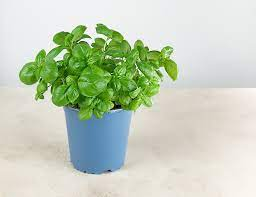
#> input picture data/plants/1.jfif, 256 x 197 px, found by its file name
$ python simple_segmentation.py   (older library calls are emulated)
#> lines starting #> are read from the running program, lines starting #| are printed output that depends on the picture; after the words box and inside, x2 and y2 are one past the last pixel; in counts of white or black regions, pixels touching at a corner belong together
#> further down, image is the input picture: shape (197, 256, 3); mean B, G, R 187.1, 207.2, 196.3
import numpy as np
import matplotlib.pyplot as plt
from PIL import Image
import os
import sklearn.decomposition
import sklearn.cluster
import scipy.signal
import cv2

absolute_path = os.path.dirname(__file__)

data_folder = "../data/"
plants_folder = "../data/plant_box/"
plants_subfolders = os.listdir(os.path.join(absolute_path,plants_folder))

# [6 lines left out: function single_channel_gradient, not called in this run]

def color_in_range(image, color1, color2):
#> called with color1 = (32, 25.5, 25.5), color2 = (80, 255, 255)
    hsv_img = cv2.cvtColor(image, cv2.COLOR_RGB2HSV)
#> hsv_img: shape (197, 256, 3); mean H, S, V 68.1, 48.5, 212.9
    mask = cv2.inRange(hsv_img, color1, color2)/255
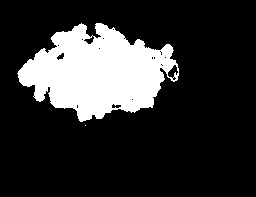
#> mask: shape (197, 256) float64; values 0 (black) and 1 (white), 19.3% white; 2 white regions (1 under 20 px), largest, box (x1, y1, x2, y2) and area: (17, 23, 179, 122) 9743
    return mask

# [8 lines left out: function filter_out_isolated_pixels, not called in this run]

def filter_small_regions_dbscan(mask, region_threshold=10, max_iterations=2):
#> called with region_threshold = 25.22, max_iterations = 2
    filtered_mask = mask

    dbscan = sklearn.cluster.DBSCAN(p=2, eps=1, min_samples=1)

    # Must run several times to remove regions that can have been created by the removal of smaller regions last iterations
    # I think 2 iterations are enough, but not sure
    i=0
    while i < max_iterations:
        white_pixels = np.where(filtered_mask==1)
        black_pixels = np.where(filtered_mask==0)
        white_clusters = dbscan.fit_predict(np.array(white_pixels).T)
        black_clusters = dbscan.fit_predict(np.array(black_pixels).T)
        invalid_white_regions = np.where(np.bincount(white_clusters) < region_threshold)[0]
        invalid_black_regions = np.where(np.bincount(black_clusters) < region_threshold)[0]

        if len(invalid_white_regions) == 0 and len(invalid_black_regions) == 0:
            break

        for c in invalid_white_regions:
            filtered_mask[white_pixels[0][white_clusters==c], white_pixels[1][white_clusters==c]] = 0

        for c in invalid_black_regions:
            filtered_mask[black_pixels[0][black_clusters==c], black_pixels[1][black_clusters==c]] = 1

        i+=1
#> this loop made 2 passes
#> (white_pixels, black_pixels, invalid_white_regions) on pass 1: (9744 positions, rows 23 to 125, columns 17 to 178, 40688 positions, rows 0 to 196, columns 0 to 255, [1, 2, 3, 4])
#> (white_pixels, black_pixels) on pass 2: (9792 positions, rows 23 to 121, columns 17 to 178, 40640 positions, rows 0 to 196, columns 0 to 255)
#> filtered_mask: shape (197, 256) float64; values 0 (black) and 1 (white), 19.4% white; 1 white region, box (x1, y1, x2, y2) and area: (17, 23, 179, 122) 9792
#> after the loop, i = 1
    return filtered_mask

def segment_green(image, low_hsv=(32, 0.1*255, 0.1*255), high_hsv = (80, 255, 255)):
    # This is probably the best one yet
    mask = color_in_range(image, low_hsv, high_hsv)
    filtered_mask = filter_small_regions_dbscan(mask, region_threshold=mask.size*0.0005)

    filtered_mask.resize((*mask.shape, 1))
    return (image*filtered_mask).astype(np.int32), filtered_mask


# [53 lines left out: functions color_abs_gradient, color_rms_gradient, relative_thresholding, color_structure_tensor, color_harris_image, color_segmentation and 1 more, not called in this run]

def relative_image(X):
    return X/np.sum(X, axis=3, keepdims=True)

# [189 lines left out: functions add_relative_features, PCA_clustering, load_data, mean_shift_clustering, shadow_remove, edge_regions and 8 more, not called in this run]

if __name__ == "__main__":

    # [11 lines of commented-out code are left out]


    image = cv2.imread("data/plants/1.jfif")
    #clusters  = PCA_clustering(image)


    #This is probably the best one yet
    segmented_image, mask = segment_green(image)
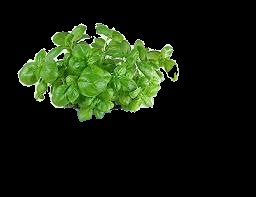
#> segmented_image: shape (197, 256, 3) int32; mean B, G, R 12.5, 30.8, 20.7
    plt.subplot(1,3,1)
    plt.imshow(image)
    plt.subplot(1,3,2)
    plt.imshow(mask, vmin=0, vmax=1, cmap="gray")
    plt.subplot(1,3,3)
    plt.imshow(segmented_image)
    plt.show()
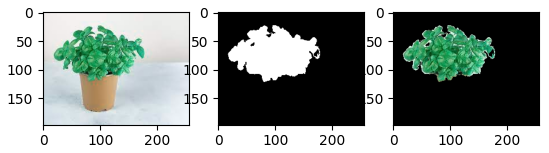
#> figure drawn by matplotlib, 3 panels; B, G, R data is drawn as R, G, B


    '''
    # Harris detector
    image = color_harris_image(X[index], kappa=0.15)
    edge = (image < np.min(image)*0.0001).astype(np.float)
    corner = (image > np.max(image)*0.0001).astype(np.float)
    plt.subplot(1,2,1)
    plt.imshow(edge, cmap='gray', vmin=np.min(edge), vmax=np.max(edge))
    plt.subplot(1,2,2)
    plt.imshow(corner, cmap='gray', vmin=np.min(corner), vmax=np.max(corner))
    plt.show()
    '''

    '''
    # Gradient edge detection
    abs_grad = color_abs_gradient(X[index])
    rms_grad = color_rms_gradient(X[index])
    plt.subplot(1,2,1)
    plt.imshow(abs_grad, cmap='gray', vmin=np.min(abs_grad), vmax=np.max(abs_grad))
    plt.subplot(1,2,2)
    plt.imshow(rms_grad, cmap='gray', vmin=np.min(rms_grad), vmax=np.max(rms_grad))
    plt.show()
    '''
    # [10 lines of commented-out code are left out]
